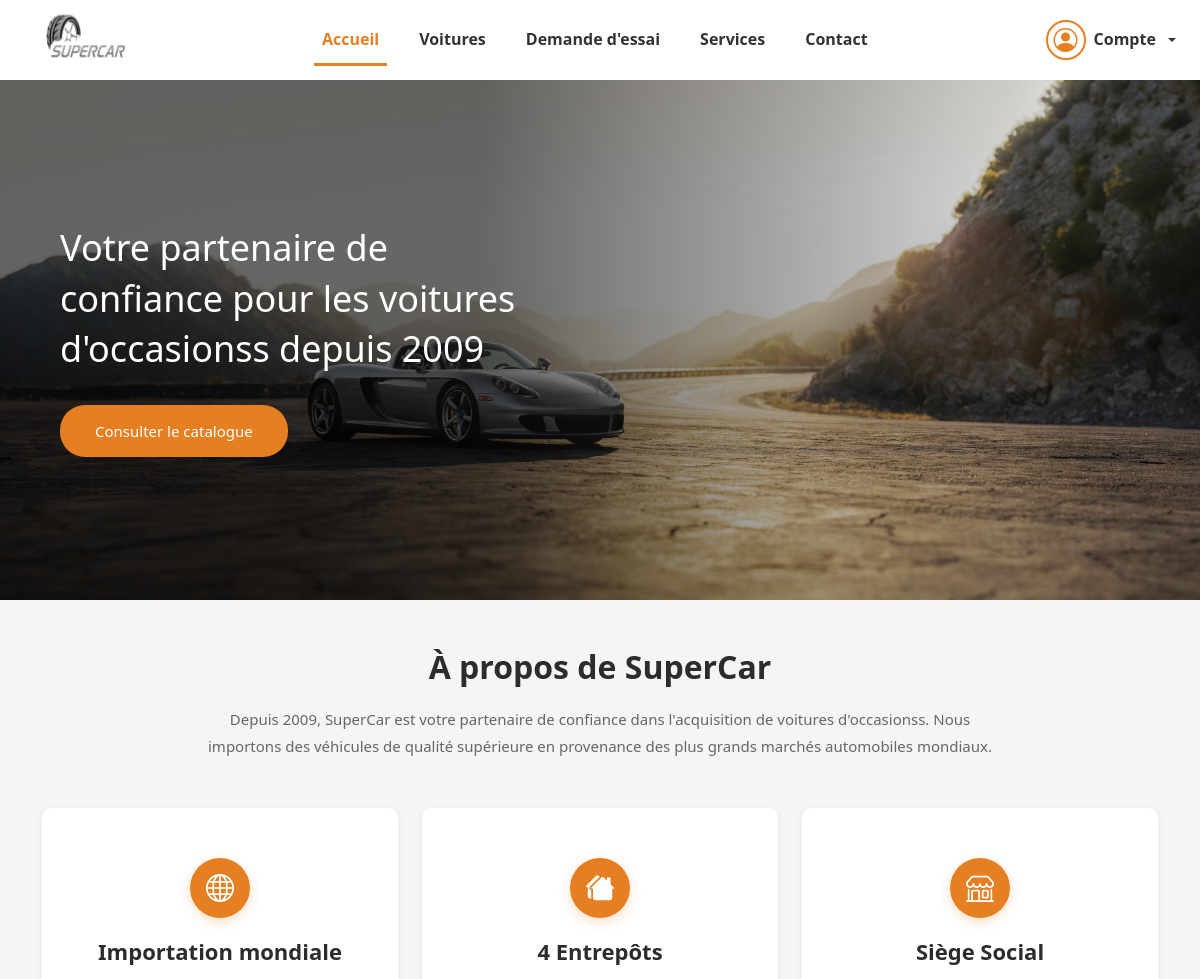
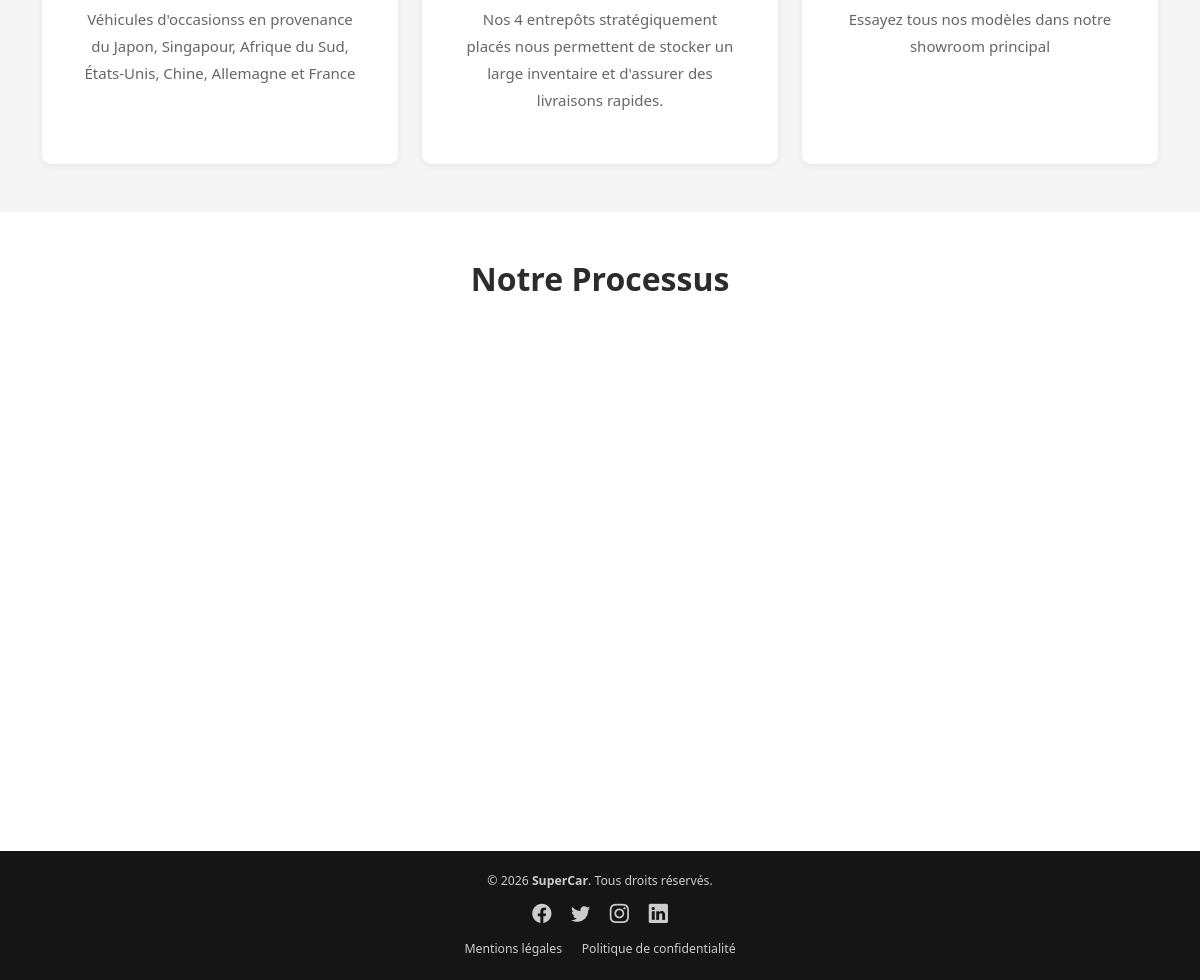
The page /SiteWeb/index.php on the database its author committed (2 pictures, top to bottom).
### tables this page shows
CREATE TABLE contenu(
   id_contenu INT AUTO_INCREMENT PRIMARY KEY,
   lignecontenu INT,
   titre VARCHAR(200) NOT NULL,
   texte TEXT,
   image VARCHAR(255) DEFAULT NULL,
   page VARCHAR(100)
);

### SiteWeb/backend/fonctionContenu.php (called while the page is built, shortened)
<?php
function get_all_contenu_by_page($conn, $page) {
    $sql = "SELECT * FROM contenu WHERE page = '$page' ORDER BY lignecontenu ASC";
    $result = mysqli_query($conn, $sql);
    return mysqli_fetch_all($result, MYSQLI_ASSOC);
}
function find_contenu($contents, $line) {
    foreach ($contents as $item) {
        if ($item['lignecontenu'] == $line) return $item;
    }
    return null;
}
?>

### SiteWeb/index.php (the view, shortened to what this page needs)
<?php
require_once 'backend/fonctionContenu.php';
$accueil_contents = get_all_contenu_by_page($bdd, 'accueil');
$hero = find_contenu($accueil_contents, 1);
$apropos_contents = get_all_contenu_by_page($bdd, 'apropos');
$apropos_main = find_contenu($apropos_contents, 1);
?>
<!DOCTYPE html>
<html lang="fr">
<head>
    <link href="assets/css/bootstrap.min.css" rel="stylesheet">
    <link rel="stylesheet" href="assets/css/bootstrap-icons.css">
    <link rel="stylesheet" href="assets/css/accueil.css">
    <link rel="stylesheet" href="assets/css/notifications.css">
</head>
<body>
    <?php include('include/header.php'); ?>
    <section class="hero-section" style="background-image: url('../images/background/porsche.jpg')">
        <div class="hero-overlay"></div>
        <div class="hero-content">
            <h1 class="hero-title"><?= $hero ? $hero['titre'] : "Votre partenaire de confiance pour les voitures d'occasionss<br>depuis 2009" ?></h1>
            <a href="catalogue.php" class="btn-orange-hero"><?= $hero ? $hero['texte'] : "Consulter le catalogue" ?></a>
        </div>
    </section>
    <section class="about-section">
        <div class="container py-5">
            <div class="text-center mb-5" style="max-width: 800px; margin: 0 auto;">
                <h2 class="section-title"><?= $apropos_main ? $apropos_main['titre'] : "À propos de SuperCar" ?></h2>
                <p class="section-description"><?= $apropos_main ? $apropos_main['texte'] : "Depuis 2009, SuperCar est votre partenaire de confiance dans l'acquisition de voitures d'occasionss." ?></p>
            </div>
            <div class="row g-4 justify-content-center">
                <?php foreach ($apropos_contents as $item): ?>
                    <?php if ($item['lignecontenu'] > 1): ?>
                    <div class="col-lg-4 col-md-6">
                        <div class="info-card">
                            <div class="info-icon-wrap">
                                <?php
                                    $icon = "bi-check-circle";
                                    if ($item['lignecontenu'] == 2) $icon = "bi-globe";
                                    if ($item['lignecontenu'] == 3) $icon = "bi-houses-fill";
                                    if ($item['lignecontenu'] == 4) $icon = "bi-shop";
                                ?>
                                <i class="bi <?= $icon ?>"></i>
                            </div>
                            <h3 class="info-card-title"><?= $item['titre'] ?></h3>
                            <p class="info-card-text"><?= $item['texte'] ?></p>
                        </div>
                    </div>
                    <?php endif; ?>
                <?php endforeach; ?>
            </div>
        </div>
    </section>
    <section class="process-section">
        <div class="container py-5">
            <h2 class="section-title text-center mb-5">Notre Processus</h2>
            <div class="row justify-content-center">
                <div class="col-lg-8">
                </div>
            </div>
        </div>
    </section>
    <footer class="footer-section"><?php include('include/footer.html'); ?>
</body>
</html>

### SiteWeb/include/header.php (shortened to what this page needs)
<?php
    $currentPage = basename($_SERVER['PHP_SELF']);
?>
<link rel="stylesheet" href="assets/css/header.css">
<header class="navbar navbar-expand-lg navbar-light bg-white shadow-sm">
    <div class="container-fluid px-4">
        <a class="navbar-brand" href="index.php">
            <img src="../images/logo.png" alt="SuperCar Logo" class="d-inline-block align-text-top">
        </a>
        <div class="collapse navbar-collapse" id="navbarNav">
            <nav class="navbar-nav mx-auto gap-4">
                <a class="nav-link fw-500 <?php echo $currentPage == 'index.php' ? 'active' : ''; ?>" href="index.php">Accueil</a>
                <a class="nav-link fw-500 <?php echo ($currentPage == 'catalogue.php' || $currentPage == 'details.php') ? 'active' : ''; ?>" href="catalogue.php">Voitures</a>
                <a class="nav-link fw-500 <?php echo $currentPage == 'demande-essai.php' ? 'active' : ''; ?>" href="demande-essai.php">Demande d'essai</a>
                <a class="nav-link fw-500 <?php echo $currentPage == 'service.php' ? 'active' : ''; ?>" href="service.php">Services</a>
                <a class="nav-link fw-500 <?php echo $currentPage == 'contact.php' ? 'active' : ''; ?>" href="contact.php">Contact</a>
            </nav>
            <div class="ms-3 dropdown">
                <a href="#" class="d-flex align-items-center text-decoration-none dropdown-toggle gap-2"
                    id="dropdownUser" data-bs-toggle="dropdown" aria-expanded="false" style="color: #333;">
                    <div class="profile-icon-wrapper">
                        <i class="bi bi-person-circle"></i>
                    </div>
                    <span class="fw-500 d-none d-lg-block" style="font-weight: 600;">Compte</span>
                </a>
            </div>
        </div>
    </div>
</header>

### SiteWeb/assets/css/accueil.css (style rules this page uses)
:root { --orange-primary: #E67E22; --orange-hover: #d35400; --dark-text: #2c2c2c; --gray-text: #666666; --light-bg: #f8f9fa; --white: #ffffff; --border-gray: #e0e0e0; }
* { margin: 0; padding: 0; box-sizing: border-box; }
body { font-family: -apple-system, BlinkMacSystemFont, 'Segoe UI', 'Roboto', 'Helvetica', 'Arial', sans-serif; color: var(--dark-text); background-color: #ffffff; line-height: 1.6; }
.navbar { padding: 1rem 0; }
.nav-link { color: var(--dark-text) !important; transition: color 0.3s ease; position: relative; font-weight: 500; }
.hero-section { position: relative; height: 65vh; min-height: 500px; background: linear-gradient(rgba(0, 0, 0, 0.4), rgba(0, 0, 0, 0.4)), url('https://images.unsplash.com/photo-1503376780353-7e6692767b70?w=1920&h=1080&fit=crop'); background-size: cover; background-position: center; display: flex; align-items: center; overflow: hidden; }
.hero-overlay { position: absolute; top: 0; left: 0; right: 0; bottom: 0; background: linear-gradient(to right, rgba(0, 0, 0, 0.6) 40%, transparent 100%); z-index: 1; }
.hero-content { position: relative; z-index: 2; max-width: 600px; padding: 60px; }
.hero-title { font-size: 36px; font-weight: 400; color: white; margin-bottom: 30px; line-height: 1.4; opacity: 0; animation: fadeInUp 0.8s ease-out forwards; }
.btn-orange-hero { background-color: var(--orange-primary); color: white; border: none; padding: 14px 35px; border-radius: 25px; font-weight: 500; font-size: 15px; cursor: pointer; transition: all 0.3s ease; display: inline-block; text-decoration: none; opacity: 0; animation: fadeInUp 0.8s ease-out 0.3s forwards; }
.about-section { background-color: #f5f5f5; }
.section-title { font-size: 32px; font-weight: 600; color: var(--dark-text); margin-bottom: 20px; }
.section-description { font-size: 15px; color: var(--gray-text); line-height: 1.8; }
.info-card { background: white; border-radius: 10px; padding: 50px 40px; text-align: center; min-height: 280px; height: 100%; transition: all 0.3s ease; box-shadow: 0 2px 8px rgba(0, 0, 0, 0.06); display: flex; flex-direction: column; justify-content: flex-start; align-items: center; }
.info-card-title { font-size: 22px; font-weight: 600; color: var(--dark-text); margin-bottom: 20px; }
.info-icon-wrap { width: 60px; height: 60px; background-color: var(--orange-primary); border-radius: 50%; display: flex; align-items: center; justify-content: center; margin: 0 auto 20px auto; box-shadow: 0 4px 12px rgba(230, 126, 34, 0.25); }
.info-icon-wrap i { font-size: 28px; color: white; }
.info-card-text { font-size: 15px; color: var(--gray-text); line-height: 1.8; margin: 0; }
.process-section { background-color: white; overflow: hidden; }
.footer-section { background-color: #1a1a1a; color: rgba(255, 255, 255, 0.8); }
.footer-copyright { font-size: 14px; color: rgba(255, 255, 255, 0.5); margin: 0; }

### SiteWeb/assets/css/header.css (style rules this page uses)
:root { --primary-color: #E67E22; --text-dark: #333333; }
* { margin: 0; padding: 0; box-sizing: border-box; }
body { font-family: 'Segoe UI', Tahoma, Geneva, Verdana, sans-serif; }
.navbar { padding: 0.75rem 0; height: 80px; overflow: visible; }
.container-fluid { height: 100%; }
.navbar-brand { height: 100%; display: flex; align-items: center; }
.navbar-brand img { height: 120px; width: auto; transition: transform 0.3s ease; object-fit: contain; }
.navbar-nav { height: 100%; align-items: center; }
.nav-link { text-decoration: none; color: var(--text-dark) !important; font-size: 16px; font-weight: 600; transition: color 0.3s ease; position: relative; padding: 0.5rem 1rem; }
.nav-link::after { content: ''; position: absolute; bottom: -5px; left: 0; width: 0; height: 3px; background-color: var(--primary-color); transition: width 0.3s ease; }
.nav-link:hover::after, .nav-link.active::after { width: 100%; }
.nav-link.active { color: var(--primary-color) !important; }
.profile-icon-wrapper { width: 40px; height: 40px; background-color: transparent; border: 2px solid #E67E22; border-radius: 50%; display: flex; align-items: center; justify-content: center; transition: all 0.3s ease; }
.profile-icon-wrapper i { font-size: 24px; color: #E67E22; transition: all 0.3s ease; }

### rows shown on the page
contenu: titre "Votre partenaire de confiance pour les voitures d'occasionss depuis 2009", texte "Consulter le catalogue"
contenu: titre "À propos de SuperCar", texte "Depuis 2009, SuperCar est votre partenaire de confiance dans l'acquisition de voitures d'occasionss. Nous importons des véhicules de qualité supérieure en provenance des plus grands marchés automobiles mondiaux."
contenu: lignecontenu 2 (drawn), titre "Importation mondiale", texte "Véhicules d'occasionss en provenance du Japon, Singapour, Afrique du Sud, États-Unis, Chine, Allemagne et France"
contenu: lignecontenu 3 (drawn), titre "4 Entrepôts", texte "Nos 4 entrepôts stratégiquement placés nous permettent de stocker un large inventaire et d'assurer des livraisons rapides."
contenu: lignecontenu 4 (drawn), titre "Siège Social", texte "Essayez tous nos modèles dans notre showroom principal"
